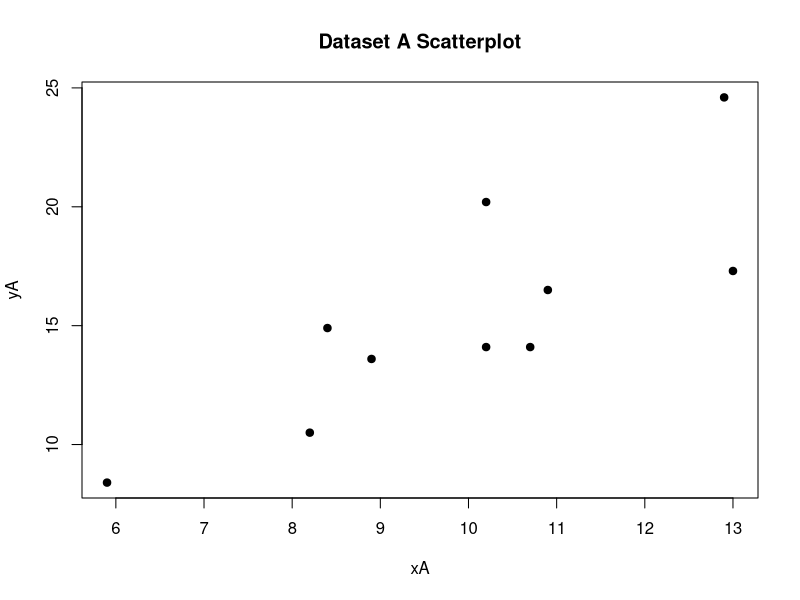
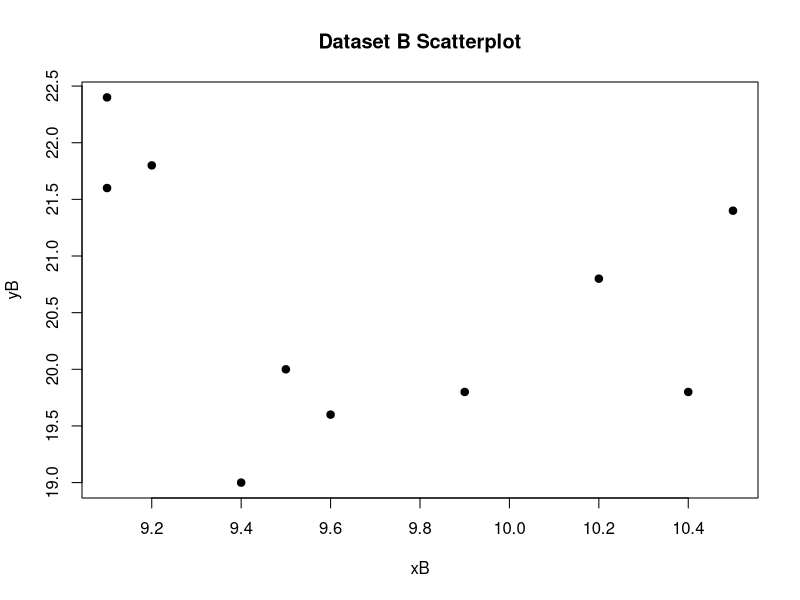
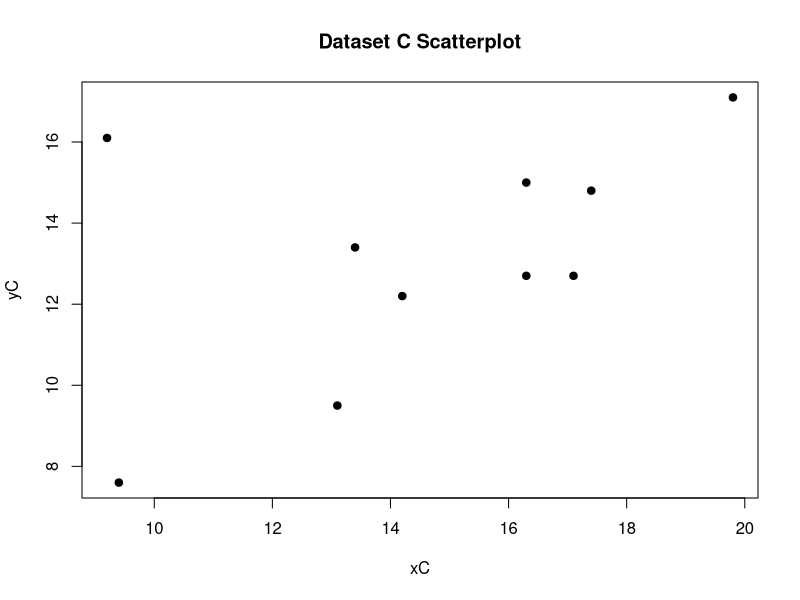

The R script that drew these images, in order:
#Compute the Correlation Coefficient

xA <- c(10.2, 8.4, 12.9, 10.2, 13, 5.9, 8.9, 10.7, 10.9, 8.2)
yA <- c(20.2, 14.9, 24.6, 14.1, 17.3, 8.4, 13.6, 14.1, 16.5, 10.5)

xB <- c(9.4,	10.2,	9.1,	9.2,	9.5,	9.1, 9.6,	9.9,	10.5, 10.4)
yB <- c(19.0,	20.8,	22.4,	21.8,	20.0,	21.6,	19.6,	19.8,	21.4,	19.8)

xC <- c(16.3,	13.4,	9.2,	16.3,	19.8,	9.4,	14.2,	17.1,	17.4,	13.1)
yC <- c(15.0,	13.4,	16.1,	12.7,	17.1,	7.6,	12.2,	12.7,	14.8,	9.5)

corrA <- cor(xA, yA)
corrB <- cor(xB, yB)
corrC <- cor(xC, yC)

print(paste("Quesiton 10: ", round(corrA, 3)))
print(paste("Quesiton 11: ", round(corrB, 3)))
print(paste("Quesiton 12: ", round(corrC, 3)))

plot(xA, yA, main="Dataset A Scatterplot", xlab="xA", ylab="yA", pch=19)
plot(xB, yB, main="Dataset B Scatterplot", xlab="xB", ylab="yB", pch=19)
plot(xC, yC, main="Dataset C Scatterplot", xlab="xC", ylab="yC", pch=19)
